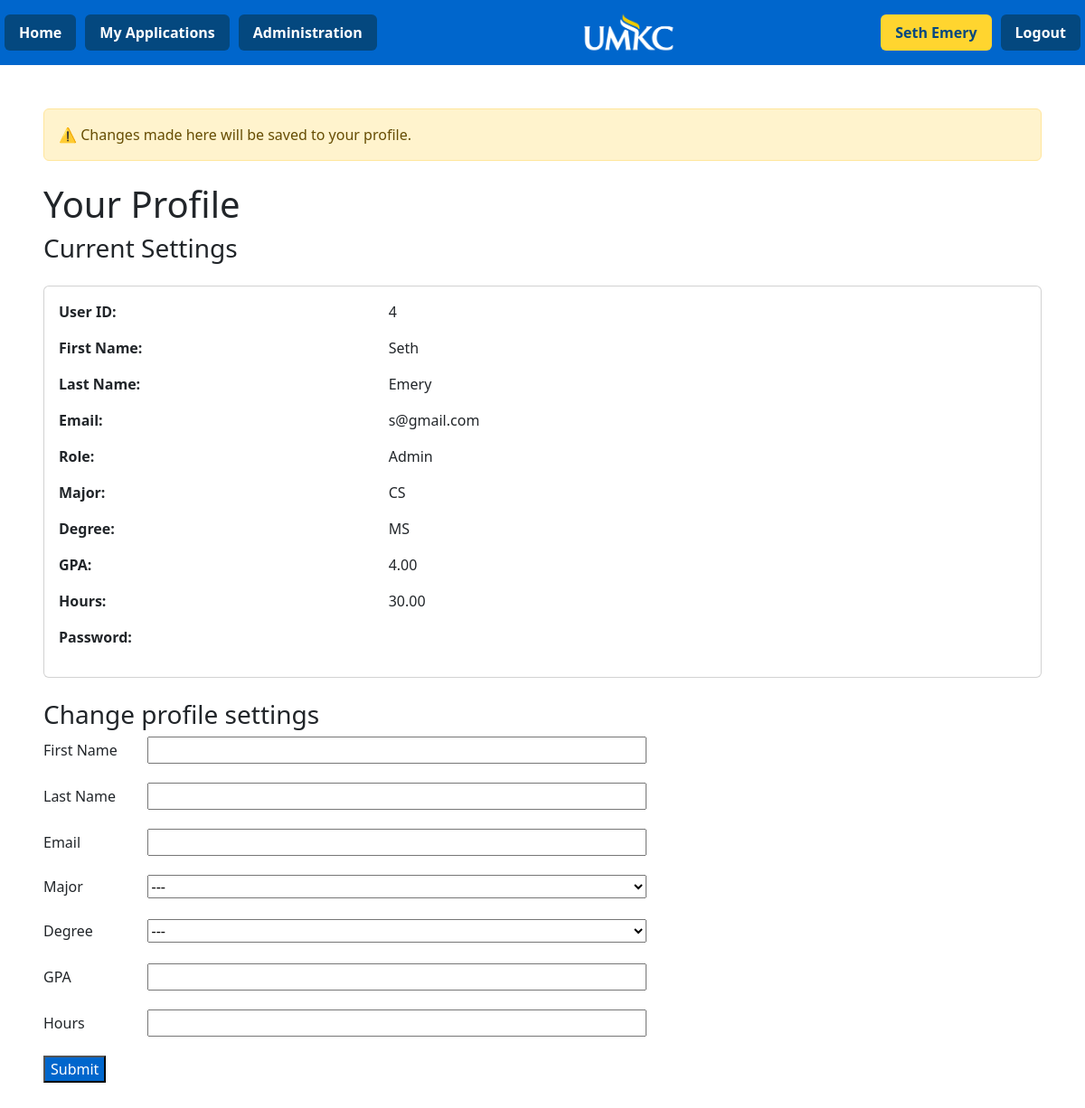
The page /profile (signed in) on the database its author committed.
### gta/model/models.py (models this page shows, shortened)
class Users(UserMixin, db.Model):
    __tablename__ = "Users"
    user_id = db.Column(db.Integer, primary_key=True)
    user_fname = db.Column(db.String(25), nullable=False)
    user_lname = db.Column(db.String(25), nullable=False)
    user_email = db.Column(db.String(25), nullable=False, unique=True)
    role = db.Column(db.Integer, db.ForeignKey("Roles.role_id"), nullable=False)
    major = db.Column(db.Integer, db.ForeignKey("Majors.major_id"), nullable=False)
    degree = db.Column(db.Integer, db.ForeignKey("Degrees.degree_id"), nullable=False)
    gpa = db.Column(db.Numeric(3,2))
    hours = db.Column(db.Numeric(3,2))
    user_pass = db.Column(db.String)
    role_relation = db.relationship('Roles', backref='users', lazy=True)
    major_relation = db.relationship('Majors', backref='users', lazy=True)
    degree_relation = db.relationship('Degrees', backref='users', lazy=True)
    def __repr__(self):
        return f"<User {self.user_id}: {self.user_fname} {self.user_lname}, Email: {self.user_email}, Role: {self.role}>"

class Roles(db.Model):
    __tablename__ = "Roles"
    role_id = db.Column(db.Integer, primary_key=True)
    role_name = db.Column(db.String(25), nullable=False)

class Majors(db.Model):
    __tablename__ = "Majors"
    major_id = db.Column(db.Integer, primary_key=True)
    major_name = db.Column(db.String(25), nullable=False)

class Degrees(db.Model):
    __tablename__ = "Degrees"
    degree_id = db.Column(db.Integer, primary_key=True)
    degree_name = db.Column(db.String(25), nullable=False)

### gta/form/routes.py (the view, shortened to what this page needs)
@login_required
@fbp.route('/profile', methods=['POST', 'GET'])
def ProfilePage():
    form = UpdateProfileForm()
    uform = AddUserCourseForm()
    print(current_user)
    if isinstance(current_user, AnonymousUserMixin):
        return redirect(url_for("form.LoginPage"))
    return render_template('profile.html', form=form, courseform=uform)

### gta/form/forms.py
class UpdateProfileForm(FlaskForm):
    with app.app_context():
        resm = db.session.execute(db.select(Majors.major_id, Majors.major_name)).all()
        resd = db.session.execute(db.select(Degrees.degree_id, Degrees.degree_name)).all()
    majors = [(r[0], r[1]) for r in resm]
    majors.insert(0, ("", "---"))
    degrees = [(r[0], r[1]) for r in resd]
    degrees.insert(0, ("", "---"))
    user_fname = StringField("First Name")
    user_lname = StringField("Last Name")
    user_email = EmailField("Email")
    user_major = SelectField("Major", coerce=str, choices=majors)
    user_degree = SelectField("Degree", coerce=str, choices=degrees)
    user_gpa = DecimalField("GPA", places=2, validators=[Optional()])
    user_hours = DecimalField("Hours", places=2, validators=[Optional()])
    user_pass = PasswordField()
    user_confirm_pass = PasswordField()
    ucourses = HiddenField()
    submit = SubmitField()

class AddUserCourseForm(FlaskForm):
    with app.app_context():
        resc = db.session.execute(db.select(Courses.course_id, Courses.course_name, Courses.course_level)).all()
    courses = [(r[0], f"{r[1]} - {r[2]}") for r in resc]
    courses.insert(0, ("", "---"))
    course_id = SelectField("Course", coerce=str, choices=courses, validators=[DataRequired()])
    grades = [
            (None, "---"),
            ("A+", "A+"),
            ("A", "A"),
            ("A-", "A-"),
            ("B+", "B+"),
            ("B", "B"),
            ("B-", "B-"),
            ("C+", "C+"),
            ("C", "C"),
            ("C-", "C-"),
            ("D+", "D+"),
            ("D", "D"),
            ("D-", "D-"),
            ("F", "F"),
            ]
    grade = SelectField("Grade Achieved", coerce=str, choices=grades, validators=[DataRequired()])
    ucourses = HiddenField()
    submit = SubmitField()

### gta/main/routes.py (called while the page is built)
@login_manager.user_loader
def load_user(user_id):
    return Users.query.get(int(user_id))

### gta/templates/profile.html (shortened to what this page needs)
{% from 'bootstrap5/form.html' import render_form, render_field, render_form_row %}
{% extends 'base.html' %}
{% block content %}
<div class="alert alert-warning static-alert mb-4" role="alert">
    ⚠️ Changes made here will be saved to your profile.
</div>
<h1>Your Profile</h1>
<h3 class="mb-4">Current Settings</h3>
<div class="card mb-4">
    <div class="card-body">
        <div class="row mb-3">
            <div class="col-md-4">
                <strong>User ID:</strong>
            </div>
            <div id="u-id" class="col-md-8">
                {{ current_user.user_id }}
            </div>
        </div>
        <div class="row mb-3">
            <div class="col-md-4">
                <strong>First Name:</strong>
            </div>
            <div id="u-fname" class="col-md-8">
                {{ current_user.user_fname }}
            </div>
        </div>
        <div class="row mb-3">
            <div class="col-md-4">
                <strong>Last Name:</strong>
            </div>
            <div id="u-lname" class="col-md-8">
                {{ current_user.user_lname }}
            </div>
        </div>
        <div class="row mb-3">
            <div class="col-md-4">
                <strong>Email:</strong>
            </div>
            <div id="u-email" class="col-md-8">
                {{ current_user.user_email }}
            </div>
        </div>
        <div class="row mb-3">
            <div class="col-md-4">
                <strong>Role:</strong>
            </div>
            <div id="u-role" class="col-md-8">
                {{ current_user.role_relation.role_name }}
            </div>
        </div>
        <div class="row mb-3">
            <div class="col-md-4">
                <strong>Major:</strong>
            </div>
            <div id="u-major" class="col-md-8">
                {{ current_user.major_relation.major_name }}
            </div>
        </div>
        <div class="row mb-3">
            <div class="col-md-4">
                <strong>Degree:</strong>
            </div>
            <div id="u-degree" class="col-md-8">
                {{ current_user.degree_relation.degree_name }}
            </div>
        </div>
        <div class="row mb-3">
            <div class="col-md-4">
                <strong>GPA:</strong>
            </div>
            <div id="u-gpa" class="col-md-8">
                {{ current_user.gpa }}
            </div>
        </div>
        <div class="row mb-3">
            <div class="col-md-4">
                <strong>Hours:</strong>
            </div>
            <div id="u-hours" class="col-md-8">
                {{ current_user.hours }}
            </div>
        </div>
        <div class="row mb-3">
            <div class="col-md-4">
                <strong>Password:</strong>
            </div>
        </div>
    </div>
</div>
    <form action="/profile" method="post" class="my-4">
        <div class="flex user-data">
            <h3>Change profile settings</h3>
                {{ render_field(form.user_fname, class="input-width") }}
                {{ render_field(form.user_lname, class="input-width") }}
                {{ render_field(form.user_email, class="input-width") }}
                {{ render_field(form.user_major, class="input-width") }}
                {{ render_field(form.user_degree, class="input-width") }}
                {{ render_field(form.user_gpa, class="input-width") }}
                {{ render_field(form.user_hours, class="input-width") }}
                {{ render_field(form.submit, class="submit-button") }}
        </div>
    </form>
{% endblock %}

### gta/templates/base.html (shortened to what this page needs)
{% from 'bootstrap5/nav.html' import render_nav_item %}
<!DOCTYPE html>
    <head>
        {% block styles %}
            {{ bootstrap.load_css() }}
            <link rel="stylesheet" href="{{ url_for('static', filename='style.css')}}" type="text/css">
        {% endblock %}
    </head>
    <body>
        <nav class="navbar navbar-extended-sm my-navbar">
            <div class="navbar navbar-nav mr-auto">
                <ul class="nav nav-pills">
                    <li class="nav-item" name="nav-home" style="margin-inline: 5px;">
                    {{ render_nav_item('main.Home', 'Home') }}
                    </li>
                    {% if current_user.is_authenticated %}
                        <li class="nav-item" name="nav-applications" style="margin-inline: 5px;">
                        {{ render_nav_item('main.ApplicationsPage', 'My Applications') }}
                        </li>
                        {% if current_user.role == 5%}
                            <li class="nav-item" name="nav-admin" style="margin-inline: 5px;">
                            {{ render_nav_item('main.AdminPage', 'Administration') }}
                            </li>
                        {% endif %}
                    {% endif %}
                </ul>
            </div>
            <div class="navbar-center">
                <img src="{{ url_for('static', filename='images/umkc_transparent.png') }}" alt="UMKC Logo" style="max-height: 50px;">
            </div>
            <div class="navbar navbar-nav ml-auto">
                <ul class="nav nav-pills">
                    {% if current_user.is_authenticated %}
                        <li class="nav-item" name="nav-profile" style="margin-inline: 5px;">
                            {{ render_nav_item('form.ProfilePage', current_user.user_fname ~ ' ' ~ current_user.user_lname) }}
                        </li>
                        <li class="nav-item" name="nav-logout" style="margin-inline: 5px;">
                            {{ render_nav_item('main.Logout', 'Logout')}}
                        </li>
                    {% endif %}
                </ul>
            </div>
        </nav>
    <main class="m-4 p-4">
        {% block content %}
        {% endblock %}
    </main>
    </body>
</html>

### gta/static/style.css (style rules this page uses)
.input-width { width: 50%; }
.form-label { width: 10%; }
.submit-button { background-color: var(--light-blue); color: var(--white); }
.my-navbar { background-color: var(--light-blue); color: var(--dark-blue); }
.nav-pills .nav-link { background-color: var(--dark-blue); color: var(--white); font-weight: bold; }
.nav-pills .nav-link.active { background-color: var(--yellow); color: var(--dark-blue); }
.alert { transition: opacity 1s; }
input::placeholder { font-weight: bold; color: var(--search-input-blue); }
.my-navbar { display: flex; justify-content: space-between; align-items: center; }
.navbar-center { flex-grow: 1; display: flex; justify-content: center; }
.navbar-center img { max-height: 50px; }

### rows shown on the page
Users: user_fname+user_lname "Seth Emery", user_id "4", user_fname "Seth", user_lname "Emery", user_email "s@gmail.com", gpa "4.00", hours "30.00"
Roles: role_relation.role_name "Admin"
Majors: major_relation.major_name "CS"
Degrees: degree_relation.degree_name "MS"

### other values the page prints
{{ render_nav_item('main.Home', 'Home') }} "Home"
{{ render_nav_item('main.ApplicationsPage', 'My Applications') }} "My Applications"
{{ render_nav_item('main.AdminPage', 'Administration') }} "Administration"
{{ render_nav_item('main.Logout', 'Logout') }} "Logout"
